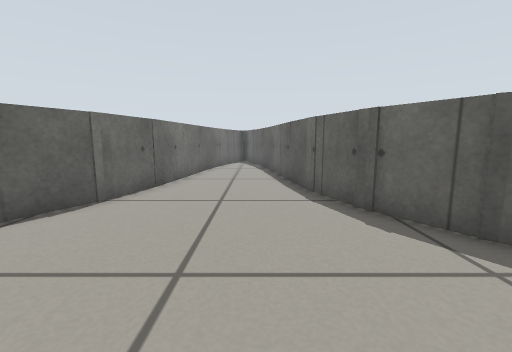
View 1 (above)

15 first-person views from a walk through a Gazebo world. The camera is 0.42 m above the floor, tilts 8° down and sees 90° across. The floor is counted in squares, 0.25 m on a side. Each view is taken from the middle of a square. On the plan, view 1 faces up. The plan holds only what a view shows up to about 14 squares ahead; the rest is blank. The place goes on beyond the plan.

View 2
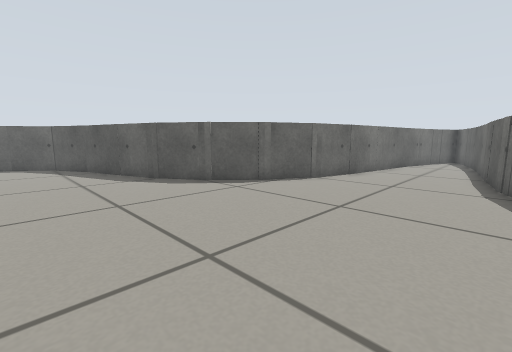

View 3
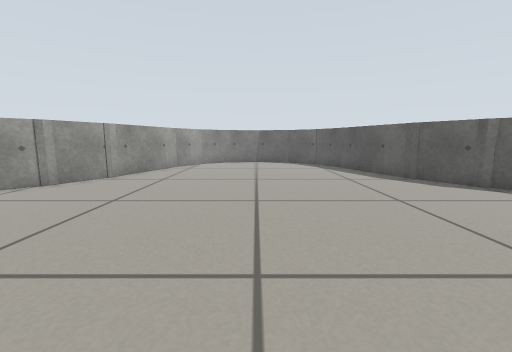

View 4
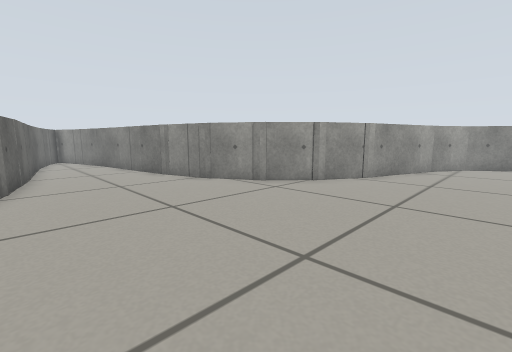

View 5
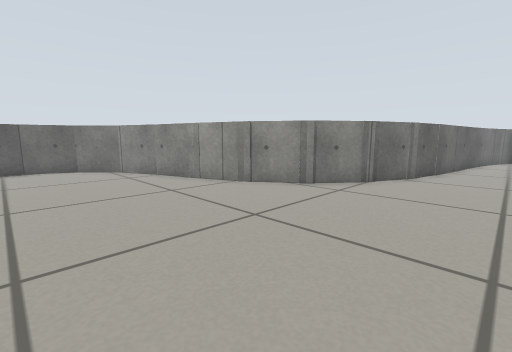

View 6
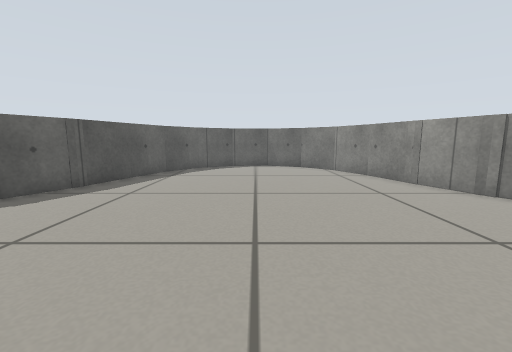

View 7
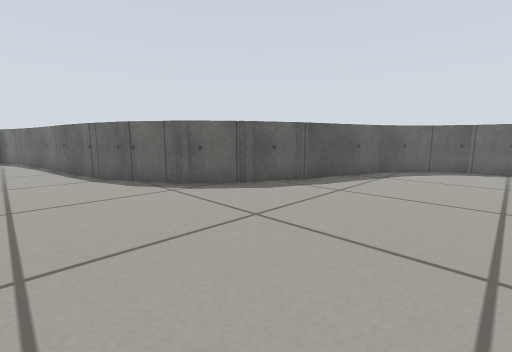

View 8
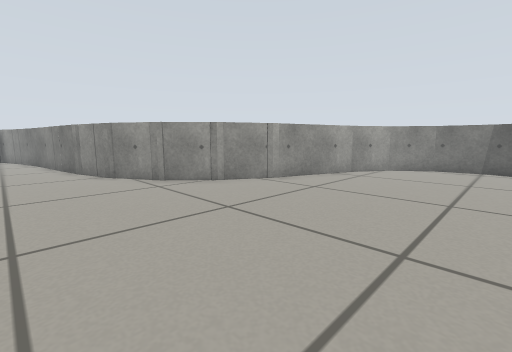

View 9
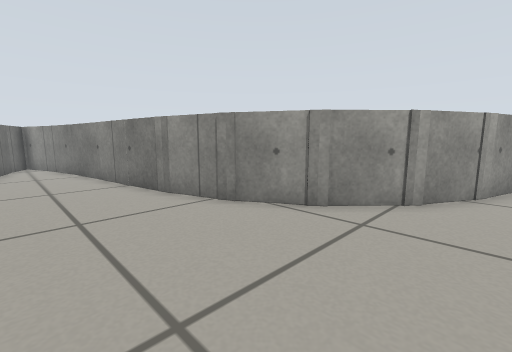

View 10
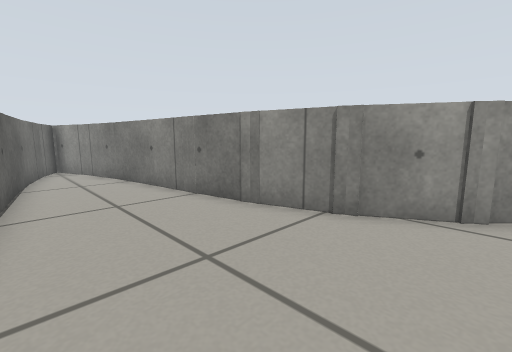

View 11
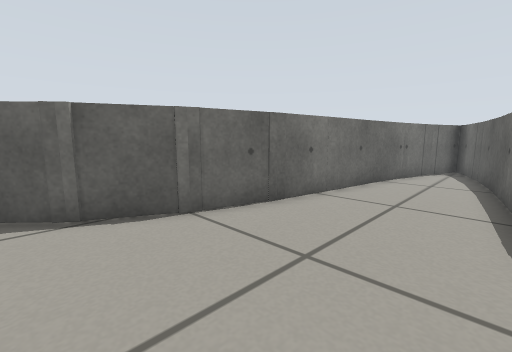

View 12
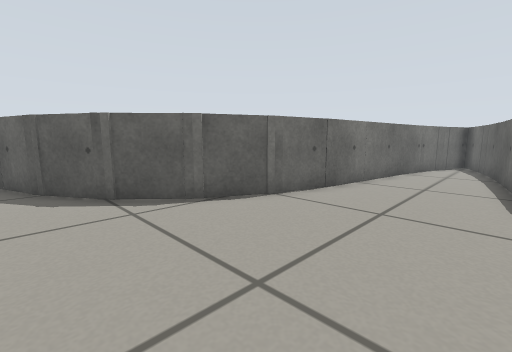

View 13
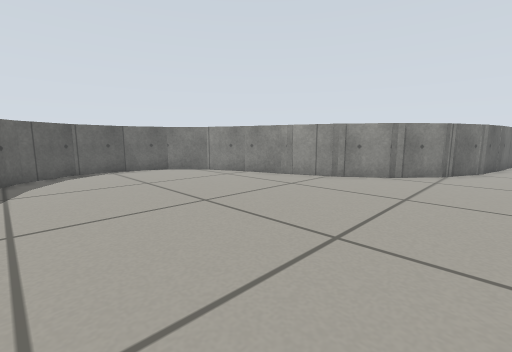

View 14
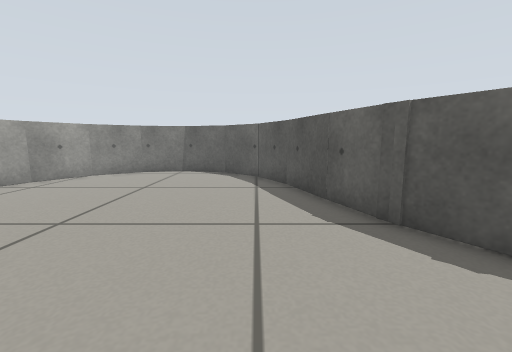

View 15
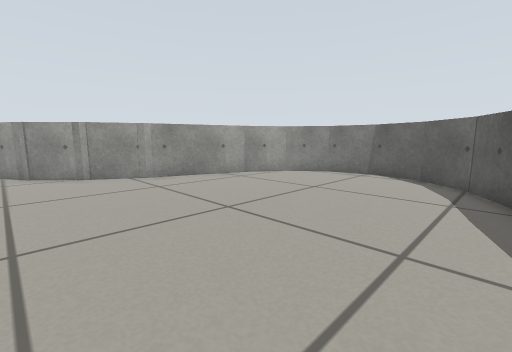

### Floor plan
Points are (right, up) in squares from view 1. A wall is a line through its corners. A room is listed if a view was taken in it or the views show most of it. See-through windows are left out.
Room 1 (views 1, 2, 3, 4, 5, 6, 7, 8, 9, 10, 11, 12, 13, 14, 15)
walls: (-6.7, 3.2) (-9.4, 1.6); (-7.7, -12.5) (-5.4, -14.6); (4.3, -13.6) (6.9, -11.8); (6.1, 2.2) (3.8, 4.2); (4.1, 3.8) (2.4, 6.4); (6.3, -12.1) (13.3, -9.3); (-5.8, -14.1) (-4.2, -16.8); (-8.8, 1.8) (-13.6, 0.1); (-5.1, 5.1) (-7.2, 2.8); (-9.9, -11.4) (-7.1, -12.9); (8.4, 1.1) (5.6, 2.5); (2.8, -15.6) (4.8, -13.2); (2.7, 5.7) (1.7, 8.7); (-4.5, -16.2) (-3.6, -19.2); (-4.1, 7.3) (-5.5, 4.5); (1.9, -17.9) (3.2, -15); (1.9, 8) (0, 17.8); (-13.6, 0.2) (-15.7, -0.9) (-17.2, -2.6) (-17.8, -4.8) (-17.4, -7) (-16.1, -8.8) (-14.1, -10); (-3.8, -18.5) (-2, -28.3); (-14.2, -10) (-9.2, -11.6); (12.7, -0.2) (7.7, 1.4); (13.2, -9.4) (14.9, -7.8) (15.8, -5.7) (15.6, -3.5) (14.4, -1.6) (12.5, -0.2); (-3.5, 9.7) (-4.3, 6.7); (1.4, -20.2) (2.1, -17.2); (-2.4, 16.5) (-3.6, 9.1); (0.4, -27.1) (1.5, -19.5); (0.1, 17.8) (-0.7, 20.1); (-2, -28.2) (-1.1, -30.7) (-0.4, -29.2); (-1.8, 18.9) (-2.4, 16.4); (-0.4, -29.3) (0.3, -27); (-1, 20.6) (-1.8, 18.7)

Where each view was taken, in squares from view 1:
view 1: 0 up, 0 right, facing up
view 2: 3 down, 2 right, facing up-left
view 3: 5 down, 2 right, facing left
view 4: 7 down, 2 right, facing down-left
view 5: 5 down, 1 left, facing down-right
view 6: 5 down, 1 left, facing right
view 7: 5 down, 1 left, facing up-right
view 8: 4 down, 1 left, facing down-left
view 9: 11 down, 0 right, facing down-left
view 10: 14 down, 1 right, facing down-left
view 11: 4 up, 1 right, facing up-left
view 12: 1 up, 1 right, facing up-left
view 13: 1 down, 1 right, facing down-right
view 14: 1 down, 4 left, facing left
view 15: 0 up, 5 left, facing down-left
